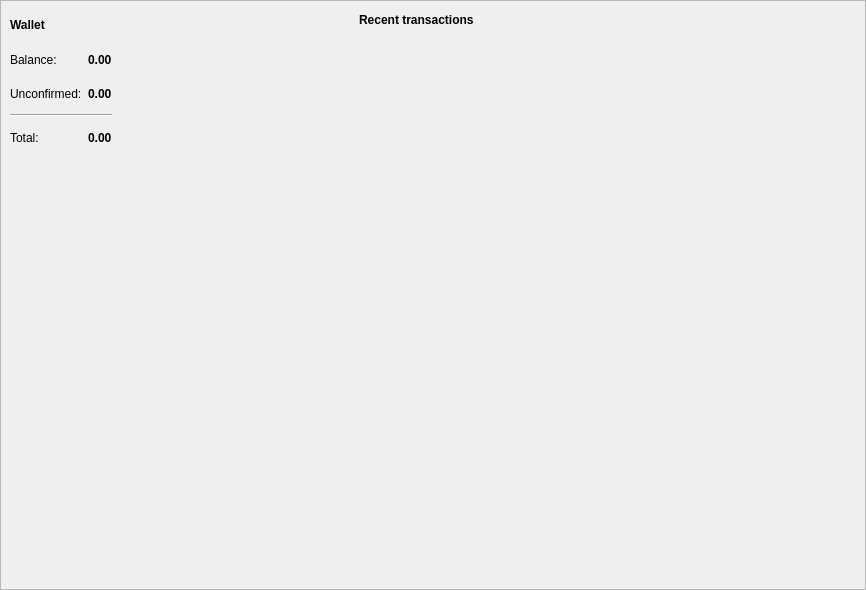
<?xml version="1.0" encoding="UTF-8"?>
<ui version="4.0">
 <class>OverviewFrame</class>
 <widget class="QFrame" name="OverviewFrame">
  <property name="geometry">
   <rect>
    <x>0</x>
    <y>0</y>
    <width>866</width>
    <height>590</height>
   </rect>
  </property>
  <property name="windowTitle">
   <string>Frame</string>
  </property>
  <property name="frameShape">
   <enum>QFrame::StyledPanel</enum>
  </property>
  <property name="frameShadow">
   <enum>QFrame::Raised</enum>
  </property>
  <layout class="QGridLayout" name="gridLayout" columnstretch="40,60">
   <property name="sizeConstraint">
    <enum>QLayout::SetDefaultConstraint</enum>
   </property>
   <property name="leftMargin">
    <number>0</number>
   </property>
   <property name="topMargin">
    <number>0</number>
   </property>
   <property name="rightMargin">
    <number>0</number>
   </property>
   <property name="bottomMargin">
    <number>0</number>
   </property>
   <property name="horizontalSpacing">
    <number>5</number>
   </property>
   <property name="verticalSpacing">
    <number>0</number>
   </property>
   <item row="0" column="0">
    <widget class="QFrame" name="m_overviewWalletFrame">
     <property name="minimumSize">
      <size>
       <width>0</width>
       <height>160</height>
      </size>
     </property>
     <property name="maximumSize">
      <size>
       <width>16777215</width>
       <height>160</height>
      </size>
     </property>
     <property name="frameShape">
      <enum>QFrame::NoFrame</enum>
     </property>
     <property name="frameShadow">
      <enum>QFrame::Raised</enum>
     </property>
     <layout class="QGridLayout" name="gridLayout_2">
      <item row="4" column="1">
       <widget class="QLabel" name="m_totalBalanceLabel">
        <property name="font">
         <font>
          <weight>75</weight>
          <bold>true</bold>
         </font>
        </property>
        <property name="text">
         <string notr="true">0.00</string>
        </property>
       </widget>
      </item>
      <item row="1" column="1">
       <widget class="QLabel" name="m_actualBalanceLabel">
        <property name="font">
         <font>
          <weight>75</weight>
          <bold>true</bold>
         </font>
        </property>
        <property name="text">
         <string notr="true">0.00</string>
        </property>
       </widget>
      </item>
      <item row="4" column="0">
       <widget class="QLabel" name="label_6">
        <property name="text">
         <string>Total:</string>
        </property>
       </widget>
      </item>
      <item row="1" column="2">
       <widget class="QLabel" name="m_tickerLabel1">
        <property name="text">
         <string notr="true"/>
        </property>
       </widget>
      </item>
      <item row="0" column="0">
       <widget class="QLabel" name="label">
        <property name="font">
         <font>
          <weight>75</weight>
          <bold>true</bold>
         </font>
        </property>
        <property name="text">
         <string>Wallet</string>
        </property>
       </widget>
      </item>
      <item row="2" column="0">
       <widget class="QLabel" name="label_4">
        <property name="text">
         <string>Unconfirmed:</string>
        </property>
       </widget>
      </item>
      <item row="1" column="0">
       <widget class="QLabel" name="label_2">
        <property name="text">
         <string>Balance:</string>
        </property>
       </widget>
      </item>
      <item row="3" column="0" colspan="2">
       <widget class="Line" name="line">
        <property name="orientation">
         <enum>Qt::Horizontal</enum>
        </property>
       </widget>
      </item>
      <item row="2" column="1">
       <widget class="QLabel" name="m_pendingBalanceLabel">
        <property name="font">
         <font>
          <weight>75</weight>
          <bold>true</bold>
         </font>
        </property>
        <property name="text">
         <string notr="true">0.00</string>
        </property>
       </widget>
      </item>
      <item row="4" column="2">
       <widget class="QLabel" name="m_tickerLabel3">
        <property name="text">
         <string notr="true"/>
        </property>
       </widget>
      </item>
      <item row="2" column="2">
       <widget class="QLabel" name="m_tickerLabel2">
        <property name="text">
         <string notr="true"/>
        </property>
       </widget>
      </item>
      <item row="2" column="3">
       <spacer name="horizontalSpacer_2">
        <property name="orientation">
         <enum>Qt::Horizontal</enum>
        </property>
        <property name="sizeHint" stdset="0">
         <size>
          <width>40</width>
          <height>20</height>
         </size>
        </property>
       </spacer>
      </item>
     </layout>
    </widget>
   </item>
   <item row="1" column="0" rowspan="2">
    <spacer name="verticalSpacer">
     <property name="orientation">
      <enum>Qt::Vertical</enum>
     </property>
     <property name="sizeType">
      <enum>QSizePolicy::Expanding</enum>
     </property>
     <property name="sizeHint" stdset="0">
      <size>
       <width>20</width>
       <height>425</height>
      </size>
     </property>
    </spacer>
   </item>
   <item row="0" column="1" rowspan="3">
    <widget class="QFrame" name="frame_2">
     <property name="minimumSize">
      <size>
       <width>0</width>
       <height>0</height>
      </size>
     </property>
     <property name="maximumSize">
      <size>
       <width>16777215</width>
       <height>16777215</height>
      </size>
     </property>
     <property name="frameShape">
      <enum>QFrame::NoFrame</enum>
     </property>
     <property name="frameShadow">
      <enum>QFrame::Raised</enum>
     </property>
     <layout class="QVBoxLayout" name="verticalLayout">
      <item>
       <layout class="QHBoxLayout" name="horizontalLayout">
        <item>
         <widget class="QLabel" name="label_8">
          <property name="font">
           <font>
            <weight>75</weight>
            <bold>true</bold>
           </font>
          </property>
          <property name="text">
           <string>Recent transactions</string>
          </property>
         </widget>
        </item>
        <item>
         <spacer name="horizontalSpacer">
          <property name="orientation">
           <enum>Qt::Horizontal</enum>
          </property>
          <property name="sizeHint" stdset="0">
           <size>
            <width>40</width>
            <height>20</height>
           </size>
          </property>
         </spacer>
        </item>
       </layout>
      </item>
      <item>
       <widget class="QTreeView" name="m_recentTransactionsView">
        <property name="focusPolicy">
         <enum>Qt::NoFocus</enum>
        </property>
        <property name="styleSheet">
         <string notr="true">background-color: transparent;</string>
        </property>
        <property name="frameShape">
         <enum>QFrame::NoFrame</enum>
        </property>
        <property name="editTriggers">
         <set>QAbstractItemView::NoEditTriggers</set>
        </property>
        <property name="selectionMode">
         <enum>QAbstractItemView::NoSelection</enum>
        </property>
        <property name="rootIsDecorated">
         <bool>false</bool>
        </property>
        <property name="uniformRowHeights">
         <bool>true</bool>
        </property>
        <property name="itemsExpandable">
         <bool>false</bool>
        </property>
        <property name="headerHidden">
         <bool>true</bool>
        </property>
        <property name="expandsOnDoubleClick">
         <bool>false</bool>
        </property>
       </widget>
      </item>
     </layout>
    </widget>
   </item>
  </layout>
 </widget>
 <resources/>
 <connections/>
</ui>
